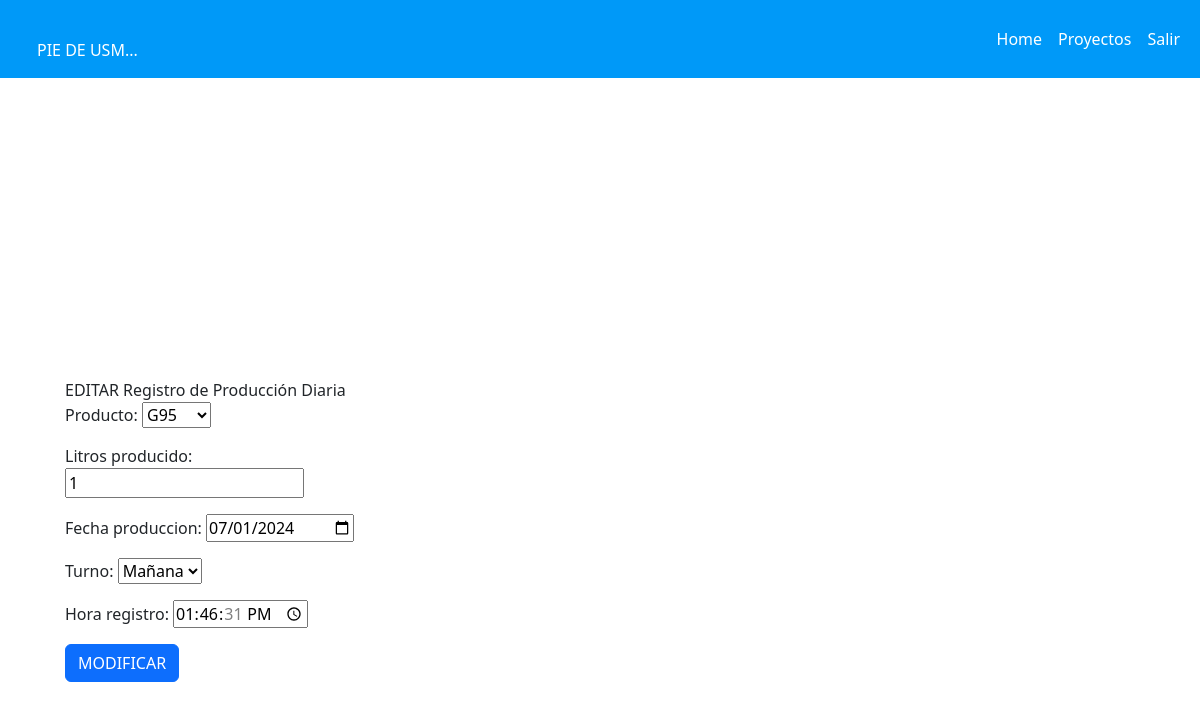
The page /modificar-producto/9/ (signed in) on the database its author committed.
### core/models.py (models this page shows, shortened)
class Produccion(models.Model):
    producto = models.ForeignKey(Producto, on_delete=models.CASCADE)
    Litros_producido= models.IntegerField()
    fecha_produccion = models.DateField()
    turno= models.CharField(max_length=100,choices=turnos)
    hora_registro = models.TimeField()
    operador= models.ForeignKey(User, on_delete=models.CASCADE)
    anulado = models.BooleanField(default=False)
    usuario_anulacion = models.ForeignKey(User, on_delete=models.SET_NULL, null=True, blank=True, related_name='producciones_anuladas')
    fecha_anulacion = models.DateTimeField(null=True, blank=True)
    modificado_por = models.ForeignKey(User, on_delete=models.SET_NULL, null=True, blank=True, related_name='modificaciones')
    fecha_modificacion = models.DateTimeField(null=True, blank=True)

### core/views.py (the view)
# urls.py: path('modificar-producto/<id>/', views.modificar_producto, name="modificar_producto"),
@login_required
def modificar_producto(request, id):
    produccion = get_object_or_404(Produccion, id=id)
    if produccion.operador != request.user:
        return HttpResponseForbidden("No tienes permiso para modificar este registro.")
    if request.method == 'POST':
        form = ProduccionForm(request.POST, instance=produccion)
        if form.is_valid():
            produccion = form.save(commit=False)
            produccion.modificado_por = request.user
            produccion.fecha_modificacion = timezone.now()
            produccion.save()
            return redirect('ListarProyectos')
    else:
        form = ProduccionForm(instance=produccion)
    return render(request, 'core/modificar.html', {'form': form, 'produccion': produccion})

### core/forms.py
class ProduccionForm(forms.ModelForm):
    class Meta:
        model = Produccion
        fields = ['producto', 'Litros_producido', 'fecha_produccion', 'turno', 'hora_registro']
        widgets = {
            'fecha_produccion': forms.DateInput(attrs={'type': 'date'}),
            'hora_registro': forms.TimeInput(attrs={'type': 'time', 'step': 60}),
        }

### core/models.py (called while the page is built)
    def __str__(self) -> str:
        return self.codigo

### core/templates/core/modificar.html (shortened to what this page needs)
{% extends 'core/base.html' %}
{% block content %}
<div class="form-container">
    <form action="{% url 'modificar_producto' produccion.id %}" method="post">
        <div class="palabra">EDITAR Registro de Producción Diaria</div>
        {{ form.as_p }}
        <button class="btn btn-primary" type="submit">MODIFICAR</button>
    </form>
</div>
{% endblock %}

### core/static/css/styles.css (style rules this page uses)
form { width: 30%; margin-top: 150px; margin-left: 65px; padding-top:150px ; }

### rows shown on the page
Produccion: producto "G95", Litros_producido "1", fecha_produccion "07/01/2024", turno "Mañana", hora_registro "13:46:31"
